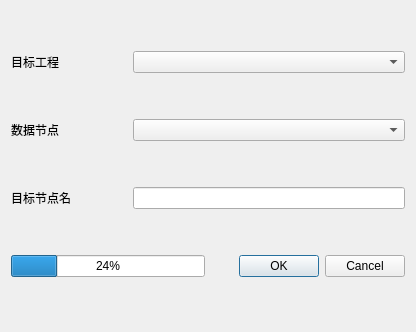
<?xml version="1.0" encoding="UTF-8"?>
<ui version="4.0">
 <class>SLC_deramp</class>
 <widget class="QWidget" name="SLC_deramp">
  <property name="geometry">
   <rect>
    <x>0</x>
    <y>0</y>
    <width>416</width>
    <height>332</height>
   </rect>
  </property>
  <property name="windowTitle">
   <string>去参考相位</string>
  </property>
  <property name="windowIcon">
   <iconset resource="../resources/SatExplorer.qrc">
    <normaloff>:/SatExplorer/icon/svg/dem.svg</normaloff>:/SatExplorer/icon/svg/dem.svg</iconset>
  </property>
  <layout class="QVBoxLayout" name="verticalLayout">
   <item>
    <layout class="QHBoxLayout" name="horizontalLayout" stretch="3,7">
     <item>
      <widget class="QLabel" name="label_2">
       <property name="text">
        <string>目标工程</string>
       </property>
      </widget>
     </item>
     <item>
      <widget class="QComboBox" name="comboBox"/>
     </item>
    </layout>
   </item>
   <item>
    <layout class="QHBoxLayout" name="horizontalLayout_2" stretch="3,7">
     <item>
      <widget class="QLabel" name="label_3">
       <property name="text">
        <string>数据节点</string>
       </property>
      </widget>
     </item>
     <item>
      <widget class="QComboBox" name="comboBox_dst_node"/>
     </item>
    </layout>
   </item>
   <item>
    <layout class="QHBoxLayout" name="horizontalLayout_5" stretch="3,7">
     <item>
      <widget class="QLabel" name="label_4">
       <property name="text">
        <string>目标节点名</string>
       </property>
      </widget>
     </item>
     <item>
      <widget class="QLineEdit" name="lineEdit"/>
     </item>
    </layout>
   </item>
   <item>
    <layout class="QHBoxLayout" name="horizontalLayout_4">
     <item>
      <widget class="QProgressBar" name="progressBar">
       <property name="value">
        <number>24</number>
       </property>
      </widget>
     </item>
     <item>
      <widget class="QDialogButtonBox" name="buttonBox">
       <property name="standardButtons">
        <set>QDialogButtonBox::Cancel|QDialogButtonBox::Ok</set>
       </property>
      </widget>
     </item>
    </layout>
   </item>
  </layout>
 </widget>
 <resources>
  <include location="../resources/SatExplorer.qrc"/>
 </resources>
 <connections/>
</ui>
